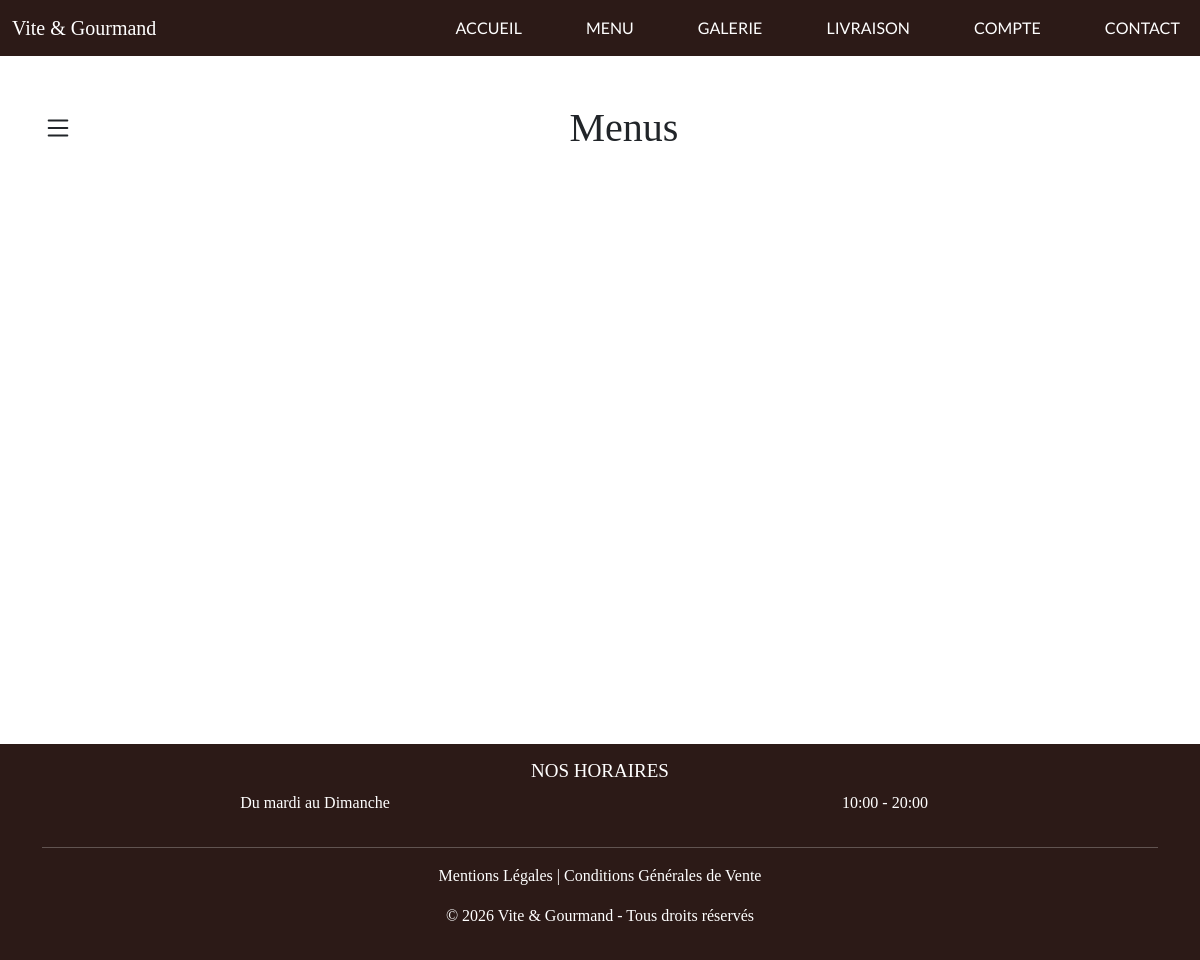
The app's page /menus.php, older data.
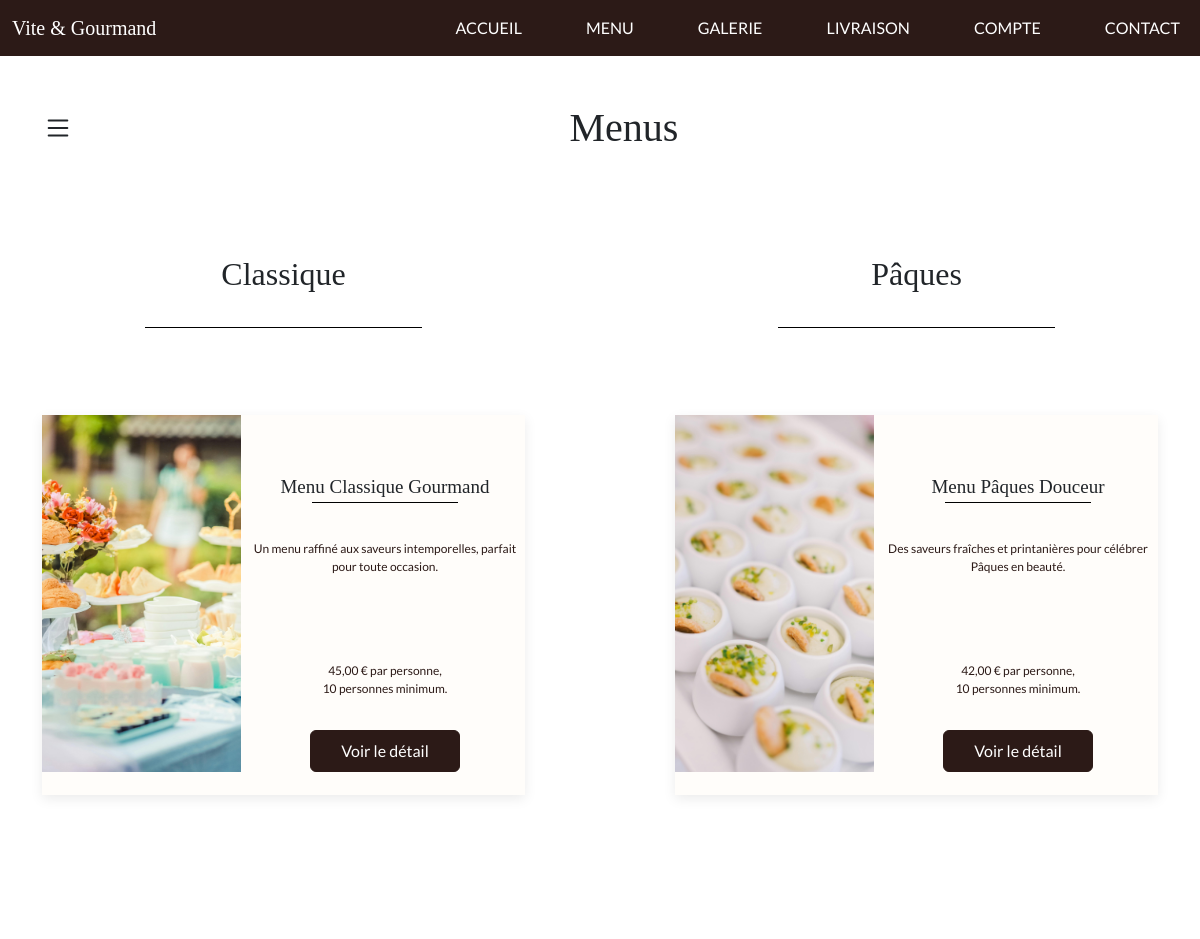
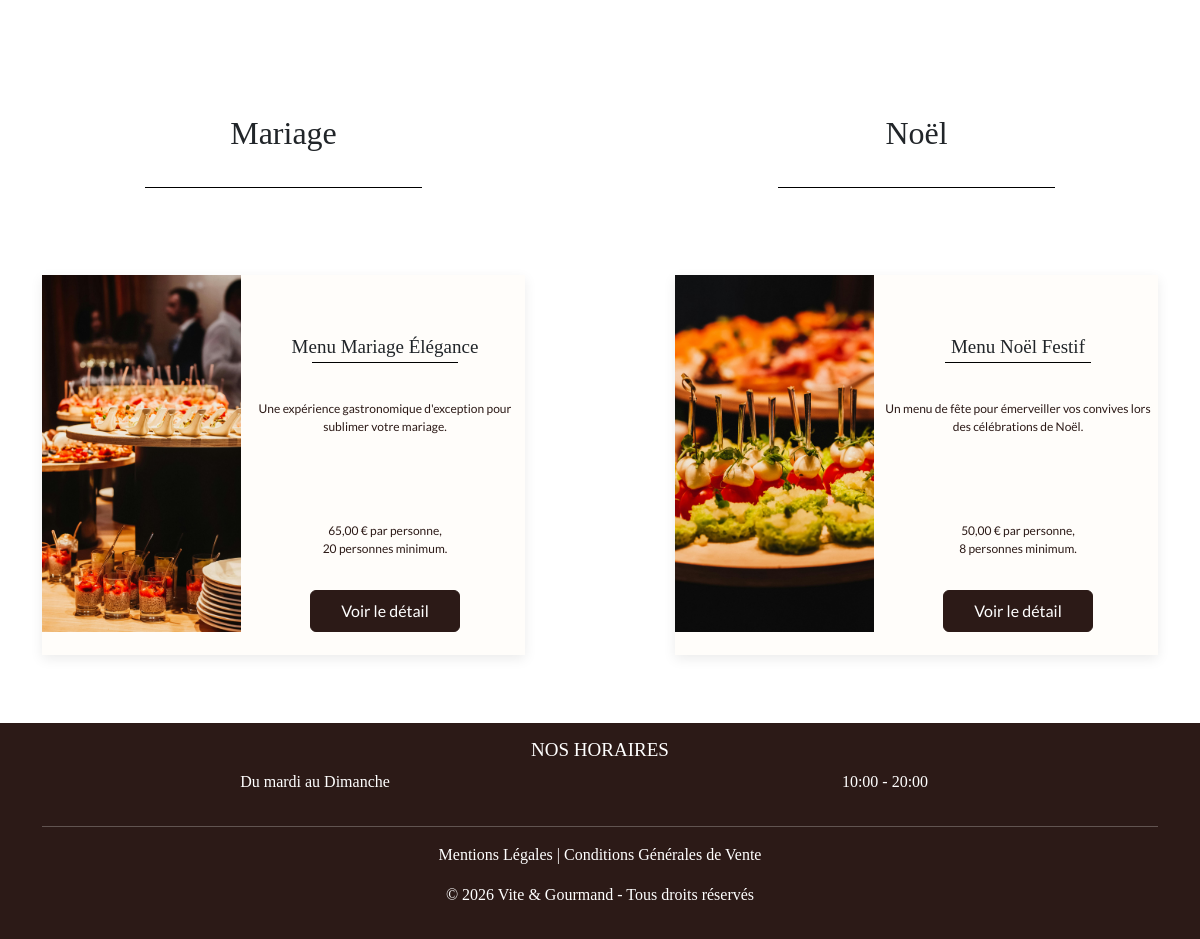
The same page, newer data (2 pictures, top to bottom).
### tables this page shows
CREATE TABLE menu (
    menu_id INT AUTO_INCREMENT PRIMARY KEY,
    titre VARCHAR(150) NOT NULL,
    description TEXT NOT NULL,
    image_principale VARCHAR(255),
    nombre_personnes_min INT NOT NULL,
    prix_min DECIMAL(10,2) NOT NULL,
    conditions_menu TEXT,
    stock_disponible INT NOT NULL DEFAULT 0,
    actif BOOLEAN NOT NULL DEFAULT TRUE
);

CREATE TABLE theme (
    theme_id INT AUTO_INCREMENT PRIMARY KEY,
    libelle VARCHAR(50) NOT NULL UNIQUE
);

### src/Models/Menu.php (called while the page is built, shortened)
<?php
class Menu {
    private PDO $pdo;
    public function __construct(PDO $pdo) {
        $this->pdo = $pdo;
    }
    public function getAll(): array {
        $sql = "
            SELECT menu_id, titre, description, image_principale,
                   nombre_personnes_min, prix_min, conditions_menu, stock_disponible
            FROM menu
            WHERE actif = TRUE
            ORDER BY menu_id ASC
        ";
        $stmt = $this->pdo->query($sql);
        return $stmt->fetchAll();
    }
    public function getThemes(int $menuId): array {
        $sql = "
            SELECT t.libelle
            FROM theme t
            JOIN menu_theme mt ON t.theme_id = mt.theme_id
            WHERE mt.menu_id = :menu_id
        ";
        $stmt = $this->pdo->prepare($sql);
        $stmt->execute([':menu_id' => $menuId]);
        return $stmt->fetchAll();
    }
}

### menus.php (the view, shortened to what this page needs)
<?php
require_once __DIR__ . '/includes/header.php';
require_once __DIR__ . '/src/Models/Menu.php';
$pdo = Database::getConnection();
$menuModel = new Menu($pdo);
$menus = $menuModel->getAll();
?>
    <div class="container my-5">
    <div class="d-flex align-items-center mb-5">
     <button id="btn-toggle-filtres" class="btn p-0 me-3" aria-label="Ouvrir les filtres">
    <svg xmlns="http://www.w3.org/2000/svg" width="30" height="30" fill="currentColor" viewBox="0 0 16 16">
        <path d="M2.5 12a.5.5 0 0 1 .5-.5h10a.5.5 0 0 1 0 1H3a.5.5 0 0 1-.5-.5zm0-4a.5.5 0 0 1 .5-.5h10a.5.5 0 0 1 0 1H3a.5.5 0 0 1-.5-.5zm0-4a.5.5 0 0 1 .5-.5h10a.5.5 0 0 1 0 1H3a.5.5 0 0 1-.5-.5z"/>
    </svg>
</button>
        <h1 class="text-center flex-grow-1 m-0">Menus</h1>
    </div>
    <div class="menus-grid" id="menus-grid">
    <?php foreach ($menus as $menu) : ?>
        <?php
        $themesMenu = $menuModel->getThemes($menu['menu_id']);
        $theme = $themesMenu[0]['libelle'] ?? 'Menu';
        ?>
        <div class="menu-wrapper">
            <h2 class="text-center theme-titre"><?= htmlspecialchars($theme) ?></h2>
            <hr class="theme-line">
            <div class="menu-card menu-liste">
                <div class="menu-top">
                    <div class="menu-left">
                        <div class="menu-image-wrapper">
                        </div>
                    </div>
                    <div class="menu-infos">
                        <h3 class="menu-titre"><?= htmlspecialchars($menu['titre']) ?></h3>
                        <hr class="plat-line mb-5">
                        <p class="plat-nom"><?= htmlspecialchars($menu['description']) ?></p>
                        <p class="prix">
                            <?= number_format($menu['prix_min'] / $menu['nombre_personnes_min'], 2, ',', ' ') ?> € par personne,<br>
                            <?= $menu['nombre_personnes_min'] ?> personnes minimum.
                        </p>
                        <a href="<?= BASE_URL ?>detail-menus.php?id=<?= $menu['menu_id'] ?>" class="btn btn-dark">
                            Voir le détail
                        </a>
                    </div>
                </div>
            </div>
        </div>
    <?php endforeach; ?>
    </div>
</div>
<?php require_once __DIR__ . '/includes/footer.php'; ?>

Row changes from the older to the newer data that the page shows:
added menu: theme.libelle "Classique", titre "Menu Classique Gourmand", description "Un menu raffiné aux saveurs intemporelles, parfait pour toute occasion.", $menu['prix_min'] / $menu['nombre_personnes_min'] "45,00", nombre_personnes_min "10"
added menu: theme.libelle "Pâques", titre "Menu Pâques Douceur", description "Des saveurs fraîches et printanières pour célébrer Pâques en beauté.", $menu['prix_min'] / $menu['nombre_personnes_min'] "42,00", nombre_personnes_min "10"
added menu: theme.libelle "Mariage", titre "Menu Mariage Élégance", description "Une expérience gastronomique d'exception pour sublimer votre mariage.", $menu['prix_min'] / $menu['nombre_personnes_min'] "65,00", nombre_personnes_min "20"
added menu: theme.libelle "Noël", titre "Menu Noël Festif", description "Un menu de fête pour émerveiller vos convives lors des célébrations de Noël.", $menu['prix_min'] / $menu['nombre_personnes_min'] "50,00", nombre_personnes_min "8"
